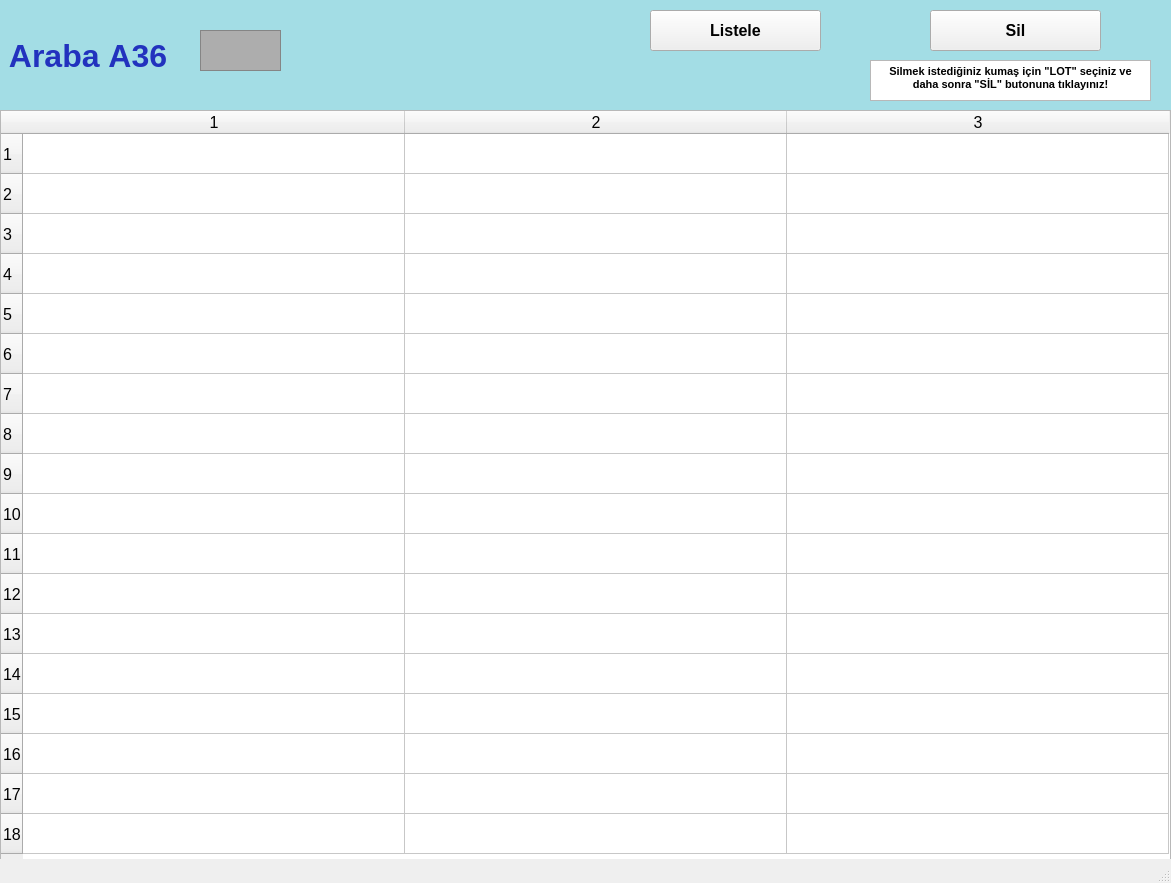
<?xml version="1.0" encoding="UTF-8"?>
<ui version="4.0">
 <class>arabalarA36_ekran</class>
 <widget class="QMainWindow" name="arabalarA36_ekran">
  <property name="geometry">
   <rect>
    <x>0</x>
    <y>0</y>
    <width>1171</width>
    <height>883</height>
   </rect>
  </property>
  <property name="font">
   <font>
    <pointsize>12</pointsize>
    <weight>50</weight>
    <bold>false</bold>
    <kerning>false</kerning>
   </font>
  </property>
  <property name="windowTitle">
   <string/>
  </property>
  <widget class="QWidget" name="centralwidget">
   <widget class="QLabel" name="arabaA1yazi_lbl">
    <property name="geometry">
     <rect>
      <x>0</x>
      <y>0</y>
      <width>1171</width>
      <height>111</height>
     </rect>
    </property>
    <property name="font">
     <font>
      <pointsize>24</pointsize>
      <weight>75</weight>
      <bold>true</bold>
     </font>
    </property>
    <property name="styleSheet">
     <string notr="true">background-color: rgb(163, 221, 229);
color: rgb(34, 50, 190);</string>
    </property>
    <property name="text">
     <string> Araba A36</string>
    </property>
   </widget>
   <widget class="QFrame" name="arabaA1_img">
    <property name="geometry">
     <rect>
      <x>200</x>
      <y>30</y>
      <width>81</width>
      <height>41</height>
     </rect>
    </property>
    <property name="styleSheet">
     <string notr="true">background-color: rgb(173, 173, 173);</string>
    </property>
    <property name="frameShape">
     <enum>QFrame::StyledPanel</enum>
    </property>
    <property name="frameShadow">
     <enum>QFrame::Raised</enum>
    </property>
   </widget>
   <widget class="QPushButton" name="listele36_btn">
    <property name="geometry">
     <rect>
      <x>650</x>
      <y>10</y>
      <width>171</width>
      <height>41</height>
     </rect>
    </property>
    <property name="font">
     <font>
      <pointsize>12</pointsize>
      <weight>75</weight>
      <bold>true</bold>
     </font>
    </property>
    <property name="text">
     <string>Listele</string>
    </property>
   </widget>
   <widget class="QTableWidget" name="A36_tw">
    <property name="geometry">
     <rect>
      <x>0</x>
      <y>110</y>
      <width>1171</width>
      <height>751</height>
     </rect>
    </property>
    <property name="baseSize">
     <size>
      <width>0</width>
      <height>0</height>
     </size>
    </property>
    <property name="rowCount">
     <number>18</number>
    </property>
    <property name="columnCount">
     <number>3</number>
    </property>
    <attribute name="horizontalHeaderVisible">
     <bool>true</bool>
    </attribute>
    <attribute name="horizontalHeaderCascadingSectionResizes">
     <bool>false</bool>
    </attribute>
    <attribute name="horizontalHeaderDefaultSectionSize">
     <number>382</number>
    </attribute>
    <attribute name="horizontalHeaderMinimumSectionSize">
     <number>38</number>
    </attribute>
    <attribute name="verticalHeaderDefaultSectionSize">
     <number>40</number>
    </attribute>
    <attribute name="verticalHeaderMinimumSectionSize">
     <number>23</number>
    </attribute>
    <row/>
    <row/>
    <row/>
    <row/>
    <row/>
    <row/>
    <row/>
    <row/>
    <row/>
    <row/>
    <row/>
    <row/>
    <row/>
    <row/>
    <row/>
    <row/>
    <row/>
    <row/>
    <column/>
    <column/>
    <column/>
   </widget>
   <widget class="QPushButton" name="sil36_btn">
    <property name="geometry">
     <rect>
      <x>930</x>
      <y>10</y>
      <width>171</width>
      <height>41</height>
     </rect>
    </property>
    <property name="font">
     <font>
      <pointsize>12</pointsize>
      <weight>75</weight>
      <bold>true</bold>
     </font>
    </property>
    <property name="text">
     <string>Sil</string>
    </property>
   </widget>
   <widget class="QTextBrowser" name="textBrowser">
    <property name="geometry">
     <rect>
      <x>870</x>
      <y>60</y>
      <width>281</width>
      <height>41</height>
     </rect>
    </property>
    <property name="html">
     <string>&lt;!DOCTYPE HTML PUBLIC &quot;-//W3C//DTD HTML 4.0//EN&quot; &quot;http://www.w3.org/TR/REC-html40/strict.dtd&quot;&gt;
&lt;html&gt;&lt;head&gt;&lt;meta name=&quot;qrichtext&quot; content=&quot;1&quot; /&gt;&lt;style type=&quot;text/css&quot;&gt;
p, li { white-space: pre-wrap; }
&lt;/style&gt;&lt;/head&gt;&lt;body style=&quot; font-family:'MS Shell Dlg 2'; font-size:12pt; font-weight:400; font-style:normal;&quot;&gt;
&lt;p align=&quot;center&quot; style=&quot; margin-top:0px; margin-bottom:0px; margin-left:0px; margin-right:0px; -qt-block-indent:0; text-indent:0px;&quot;&gt;&lt;span style=&quot; font-size:8pt; font-weight:600;&quot;&gt;Silmek istediğiniz kumaş için &amp;quot;LOT&amp;quot; seçiniz ve daha sonra &amp;quot;SİL&amp;quot; butonuna tıklayınız!&lt;/span&gt;&lt;/p&gt;&lt;/body&gt;&lt;/html&gt;</string>
    </property>
   </widget>
  </widget>
  <widget class="QStatusBar" name="statusbar"/>
 </widget>
 <resources/>
 <connections/>
</ui>
